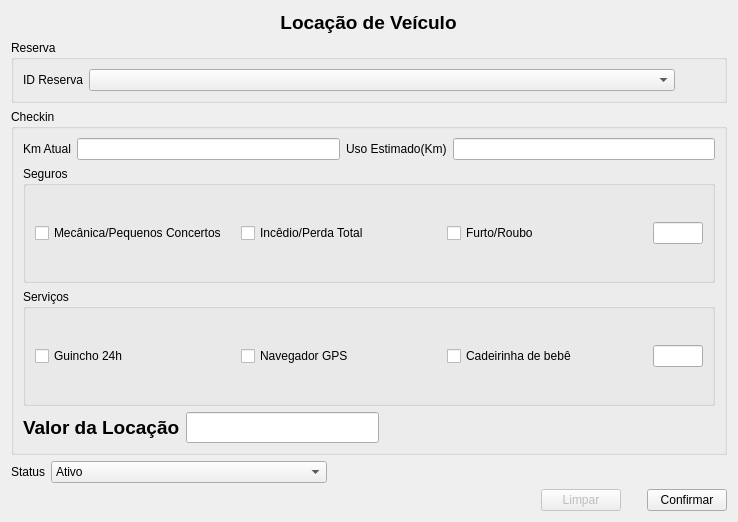
<?xml version="1.0" encoding="UTF-8"?>
<ui version="4.0">
 <class>Form</class>
 <widget class="QWidget" name="Form">
  <property name="geometry">
   <rect>
    <x>0</x>
    <y>0</y>
    <width>738</width>
    <height>522</height>
   </rect>
  </property>
  <property name="windowTitle">
   <string>Locação de Veículos</string>
  </property>
  <layout class="QVBoxLayout" name="verticalLayout_3">
   <item>
    <layout class="QVBoxLayout" name="verticalLayout_2">
     <item>
      <layout class="QGridLayout" name="gridLayout_6">
       <property name="sizeConstraint">
        <enum>QLayout::SetDefaultConstraint</enum>
       </property>
       <item row="0" column="0">
        <widget class="QLabel" name="label">
         <property name="sizePolicy">
          <sizepolicy hsizetype="Fixed" vsizetype="Fixed">
           <horstretch>0</horstretch>
           <verstretch>0</verstretch>
          </sizepolicy>
         </property>
         <property name="font">
          <font>
           <pointsize>14</pointsize>
           <weight>75</weight>
           <bold>true</bold>
          </font>
         </property>
         <property name="text">
          <string>&lt;html&gt;&lt;head/&gt;&lt;body&gt;&lt;p align=&quot;center&quot;&gt;Locação de Veículo&lt;/p&gt;&lt;/body&gt;&lt;/html&gt;</string>
         </property>
        </widget>
       </item>
      </layout>
     </item>
     <item>
      <widget class="QGroupBox" name="groupBox_7">
       <property name="sizePolicy">
        <sizepolicy hsizetype="Preferred" vsizetype="Preferred">
         <horstretch>0</horstretch>
         <verstretch>0</verstretch>
        </sizepolicy>
       </property>
       <property name="title">
        <string>Reserva</string>
       </property>
       <layout class="QGridLayout" name="gridLayout_4">
        <item row="0" column="0">
         <layout class="QGridLayout" name="gridLayout">
          <item row="0" column="0">
           <widget class="QLabel" name="label_20">
            <property name="sizePolicy">
             <sizepolicy hsizetype="Fixed" vsizetype="Preferred">
              <horstretch>0</horstretch>
              <verstretch>0</verstretch>
             </sizepolicy>
            </property>
            <property name="text">
             <string>ID Reserva</string>
            </property>
           </widget>
          </item>
          <item row="0" column="1">
           <widget class="QComboBox" name="comboId">
            <property name="sizePolicy">
             <sizepolicy hsizetype="Preferred" vsizetype="Fixed">
              <horstretch>0</horstretch>
              <verstretch>0</verstretch>
             </sizepolicy>
            </property>
           </widget>
          </item>
         </layout>
        </item>
        <item row="0" column="1">
         <spacer name="horizontalSpacer_2">
          <property name="orientation">
           <enum>Qt::Horizontal</enum>
          </property>
          <property name="sizeType">
           <enum>QSizePolicy::Preferred</enum>
          </property>
          <property name="sizeHint" stdset="0">
           <size>
            <width>40</width>
            <height>20</height>
           </size>
          </property>
         </spacer>
        </item>
       </layout>
      </widget>
     </item>
     <item>
      <widget class="QGroupBox" name="groupBox_2">
       <property name="sizePolicy">
        <sizepolicy hsizetype="Expanding" vsizetype="Expanding">
         <horstretch>0</horstretch>
         <verstretch>0</verstretch>
        </sizepolicy>
       </property>
       <property name="title">
        <string>Checkin</string>
       </property>
       <layout class="QGridLayout" name="gridLayout_5">
        <item row="0" column="0">
         <layout class="QGridLayout" name="gridLayout_3">
          <item row="0" column="0">
           <widget class="QLabel" name="label_2">
            <property name="sizePolicy">
             <sizepolicy hsizetype="Fixed" vsizetype="Preferred">
              <horstretch>0</horstretch>
              <verstretch>0</verstretch>
             </sizepolicy>
            </property>
            <property name="text">
             <string>Km Atual</string>
            </property>
           </widget>
          </item>
          <item row="0" column="1">
           <widget class="QLineEdit" name="campKmInic">
            <property name="sizePolicy">
             <sizepolicy hsizetype="Preferred" vsizetype="Fixed">
              <horstretch>0</horstretch>
              <verstretch>0</verstretch>
             </sizepolicy>
            </property>
           </widget>
          </item>
          <item row="0" column="2">
           <widget class="QLabel" name="label_7">
            <property name="sizePolicy">
             <sizepolicy hsizetype="Fixed" vsizetype="Preferred">
              <horstretch>0</horstretch>
              <verstretch>0</verstretch>
             </sizepolicy>
            </property>
            <property name="text">
             <string>Uso Estimado(Km)</string>
            </property>
           </widget>
          </item>
          <item row="0" column="3">
           <widget class="QLineEdit" name="campKmEstim">
            <property name="sizePolicy">
             <sizepolicy hsizetype="Preferred" vsizetype="Fixed">
              <horstretch>0</horstretch>
              <verstretch>0</verstretch>
             </sizepolicy>
            </property>
           </widget>
          </item>
         </layout>
        </item>
        <item row="1" column="0">
         <layout class="QGridLayout" name="gridLayout_7">
          <item row="0" column="0">
           <widget class="QGroupBox" name="gb_seguros">
            <property name="sizePolicy">
             <sizepolicy hsizetype="Preferred" vsizetype="Preferred">
              <horstretch>0</horstretch>
              <verstretch>0</verstretch>
             </sizepolicy>
            </property>
            <property name="title">
             <string>Seguros</string>
            </property>
            <layout class="QHBoxLayout" name="horizontalLayout_2">
             <item>
              <layout class="QHBoxLayout" name="horizontalLayout_6">
               <property name="sizeConstraint">
                <enum>QLayout::SetFixedSize</enum>
               </property>
               <item>
                <widget class="QCheckBox" name="ch_mec">
                 <property name="text">
                  <string>Mecânica/Pequenos Concertos</string>
                 </property>
                </widget>
               </item>
               <item>
                <widget class="QCheckBox" name="ch_perdaT">
                 <property name="text">
                  <string>Incêdio/Perda Total</string>
                 </property>
                </widget>
               </item>
               <item>
                <widget class="QCheckBox" name="ch_furto">
                 <property name="text">
                  <string>Furto/Roubo</string>
                 </property>
                </widget>
               </item>
               <item>
                <widget class="QLineEdit" name="campCheckSeg">
                 <property name="sizePolicy">
                  <sizepolicy hsizetype="Fixed" vsizetype="Fixed">
                   <horstretch>0</horstretch>
                   <verstretch>0</verstretch>
                  </sizepolicy>
                 </property>
                 <property name="maximumSize">
                  <size>
                   <width>50</width>
                   <height>16777215</height>
                  </size>
                 </property>
                </widget>
               </item>
              </layout>
             </item>
            </layout>
           </widget>
          </item>
          <item row="1" column="0">
           <widget class="QGroupBox" name="gb_servicos">
            <property name="title">
             <string>Serviços</string>
            </property>
            <layout class="QVBoxLayout" name="verticalLayout_4">
             <item>
              <layout class="QHBoxLayout" name="horizontalLayout_9">
               <property name="sizeConstraint">
                <enum>QLayout::SetFixedSize</enum>
               </property>
               <item>
                <widget class="QCheckBox" name="cb_guicho">
                 <property name="text">
                  <string>Guincho 24h</string>
                 </property>
                </widget>
               </item>
               <item>
                <widget class="QCheckBox" name="cb_gps">
                 <property name="text">
                  <string>Navegador GPS</string>
                 </property>
                </widget>
               </item>
               <item>
                <widget class="QCheckBox" name="cb_cadeirinha">
                 <property name="text">
                  <string>Cadeirinha de bebê</string>
                 </property>
                </widget>
               </item>
               <item>
                <widget class="QLineEdit" name="campCheckSer">
                 <property name="sizePolicy">
                  <sizepolicy hsizetype="Fixed" vsizetype="Fixed">
                   <horstretch>0</horstretch>
                   <verstretch>0</verstretch>
                  </sizepolicy>
                 </property>
                 <property name="maximumSize">
                  <size>
                   <width>50</width>
                   <height>16777215</height>
                  </size>
                 </property>
                </widget>
               </item>
              </layout>
             </item>
            </layout>
           </widget>
          </item>
         </layout>
        </item>
        <item row="2" column="0">
         <layout class="QHBoxLayout" name="horizontalLayout_8">
          <item>
           <widget class="QLabel" name="label_13">
            <property name="sizePolicy">
             <sizepolicy hsizetype="Fixed" vsizetype="Fixed">
              <horstretch>0</horstretch>
              <verstretch>0</verstretch>
             </sizepolicy>
            </property>
            <property name="text">
             <string>&lt;html&gt;&lt;head/&gt;&lt;body&gt;&lt;p&gt;&lt;span style=&quot; font-size:14pt; font-weight:600;&quot;&gt;Valor da Locação&lt;/span&gt;&lt;/p&gt;&lt;/body&gt;&lt;/html&gt;</string>
            </property>
           </widget>
          </item>
          <item>
           <widget class="QLineEdit" name="campValorPagar">
            <property name="sizePolicy">
             <sizepolicy hsizetype="Preferred" vsizetype="Fixed">
              <horstretch>0</horstretch>
              <verstretch>0</verstretch>
             </sizepolicy>
            </property>
            <property name="font">
             <font>
              <pointsize>14</pointsize>
              <weight>75</weight>
              <bold>true</bold>
             </font>
            </property>
            <property name="cursorPosition">
             <number>0</number>
            </property>
            <property name="readOnly">
             <bool>true</bool>
            </property>
           </widget>
          </item>
          <item>
           <spacer name="horizontalSpacer">
            <property name="orientation">
             <enum>Qt::Horizontal</enum>
            </property>
            <property name="sizeType">
             <enum>QSizePolicy::Expanding</enum>
            </property>
            <property name="sizeHint" stdset="0">
             <size>
              <width>40</width>
              <height>20</height>
             </size>
            </property>
           </spacer>
          </item>
         </layout>
        </item>
       </layout>
      </widget>
     </item>
     <item>
      <layout class="QHBoxLayout" name="horizontalLayout">
       <property name="sizeConstraint">
        <enum>QLayout::SetFixedSize</enum>
       </property>
       <item>
        <widget class="QLabel" name="label_14">
         <property name="sizePolicy">
          <sizepolicy hsizetype="Fixed" vsizetype="Fixed">
           <horstretch>0</horstretch>
           <verstretch>0</verstretch>
          </sizepolicy>
         </property>
         <property name="text">
          <string>Status</string>
         </property>
        </widget>
       </item>
       <item>
        <widget class="QComboBox" name="comboStatus">
         <property name="sizePolicy">
          <sizepolicy hsizetype="Preferred" vsizetype="Preferred">
           <horstretch>0</horstretch>
           <verstretch>0</verstretch>
          </sizepolicy>
         </property>
         <item>
          <property name="text">
           <string>Ativo</string>
          </property>
         </item>
         <item>
          <property name="text">
           <string>Concluído</string>
          </property>
         </item>
        </widget>
       </item>
       <item>
        <spacer name="horizontalSpacer_7">
         <property name="orientation">
          <enum>Qt::Horizontal</enum>
         </property>
         <property name="sizeType">
          <enum>QSizePolicy::Fixed</enum>
         </property>
         <property name="sizeHint" stdset="0">
          <size>
           <width>400</width>
           <height>20</height>
          </size>
         </property>
        </spacer>
       </item>
      </layout>
     </item>
     <item>
      <layout class="QGridLayout" name="gridLayout_2">
       <item row="0" column="0">
        <spacer name="horizontalSpacer_3">
         <property name="orientation">
          <enum>Qt::Horizontal</enum>
         </property>
         <property name="sizeHint" stdset="0">
          <size>
           <width>492</width>
           <height>20</height>
          </size>
         </property>
        </spacer>
       </item>
       <item row="0" column="1">
        <widget class="QPushButton" name="b_limpar">
         <property name="enabled">
          <bool>false</bool>
         </property>
         <property name="text">
          <string>Limpar</string>
         </property>
        </widget>
       </item>
       <item row="0" column="2">
        <spacer name="horizontalSpacer_4">
         <property name="orientation">
          <enum>Qt::Horizontal</enum>
         </property>
         <property name="sizeType">
          <enum>QSizePolicy::Fixed</enum>
         </property>
         <property name="sizeHint" stdset="0">
          <size>
           <width>20</width>
           <height>20</height>
          </size>
         </property>
        </spacer>
       </item>
       <item row="0" column="3">
        <widget class="QPushButton" name="b_locar">
         <property name="text">
          <string>Confirmar</string>
         </property>
        </widget>
       </item>
      </layout>
     </item>
    </layout>
   </item>
  </layout>
 </widget>
 <resources/>
 <connections/>
</ui>
